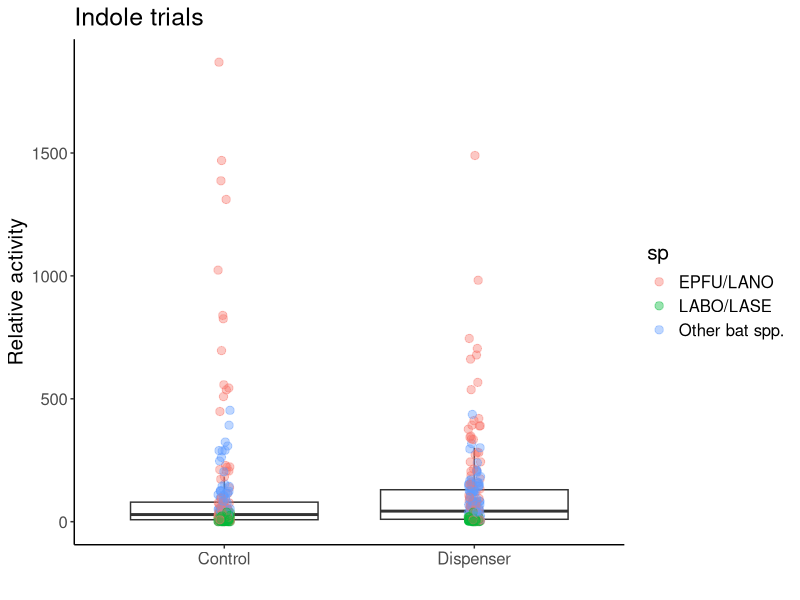
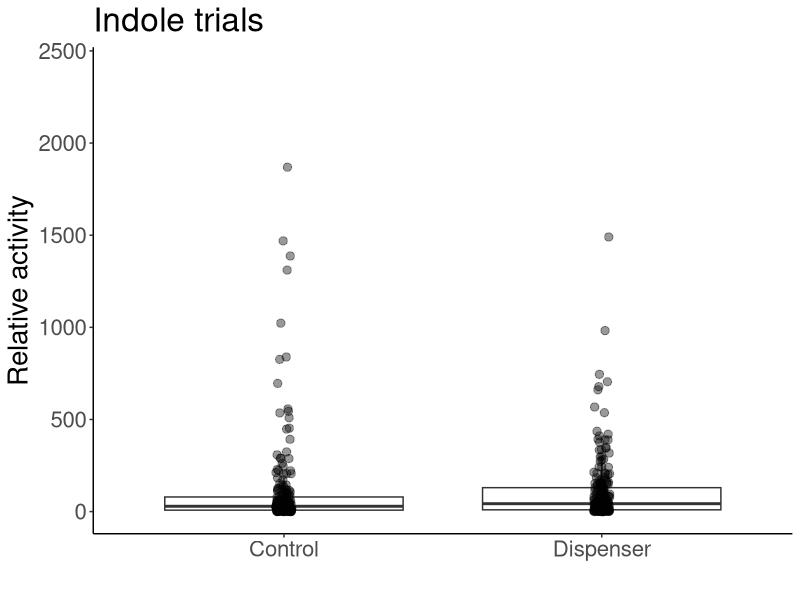
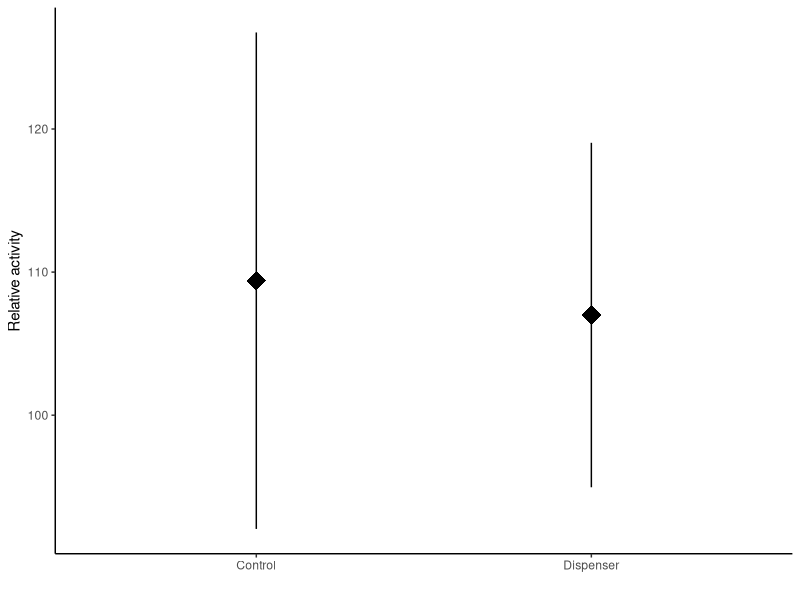
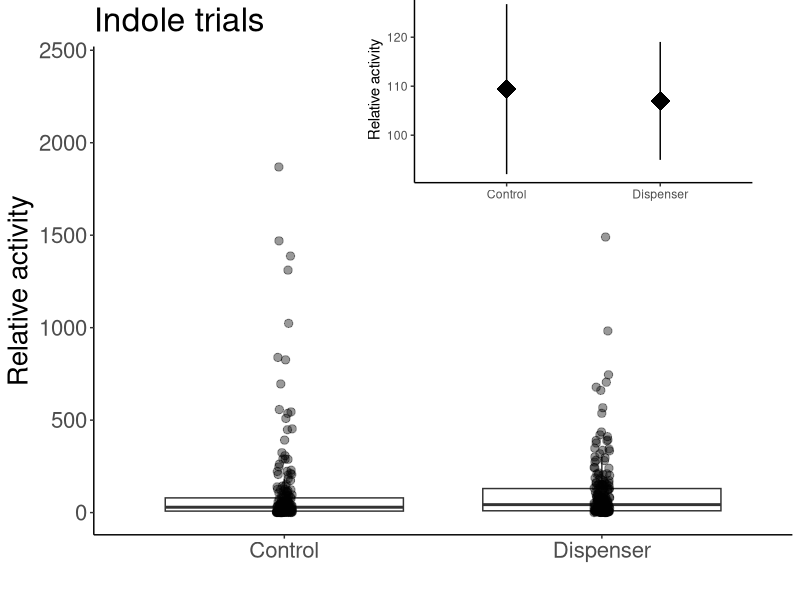
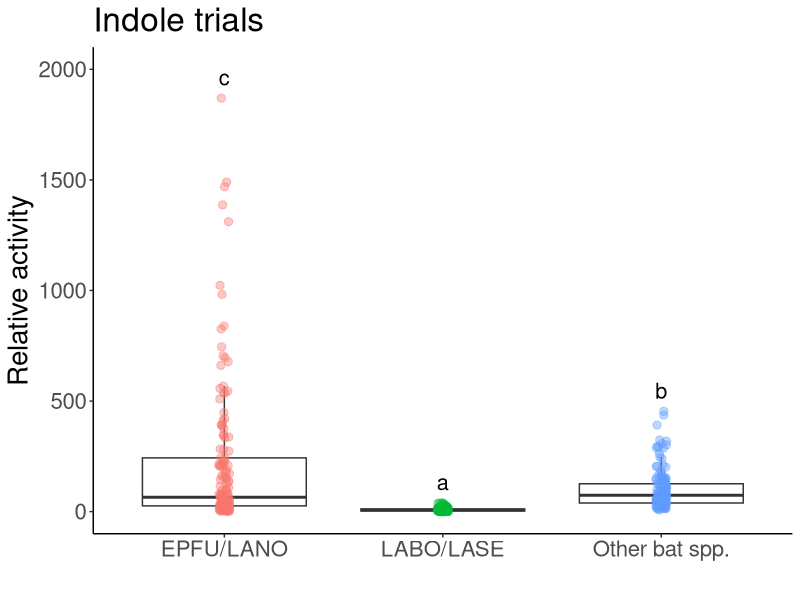
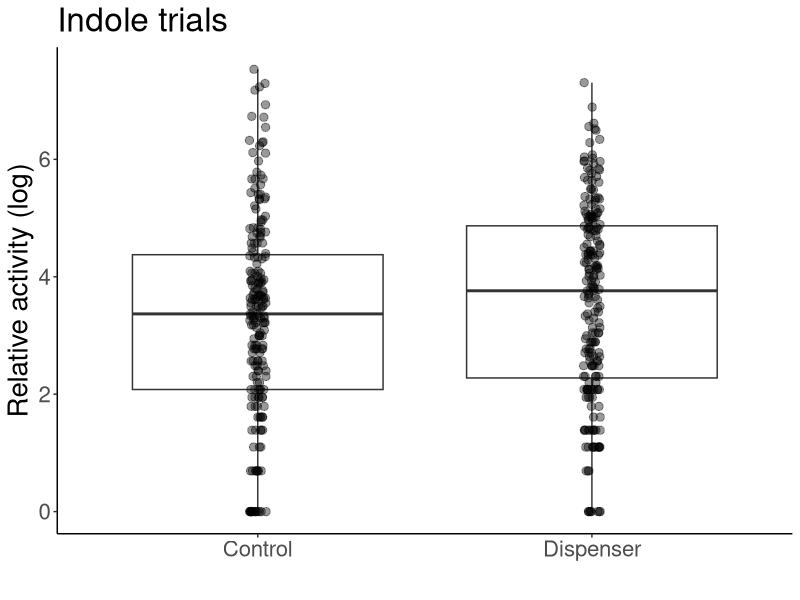
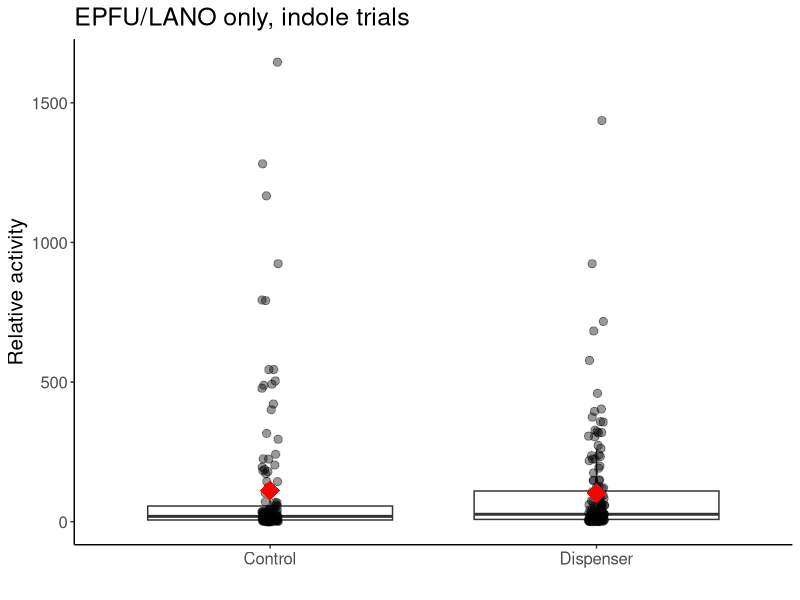
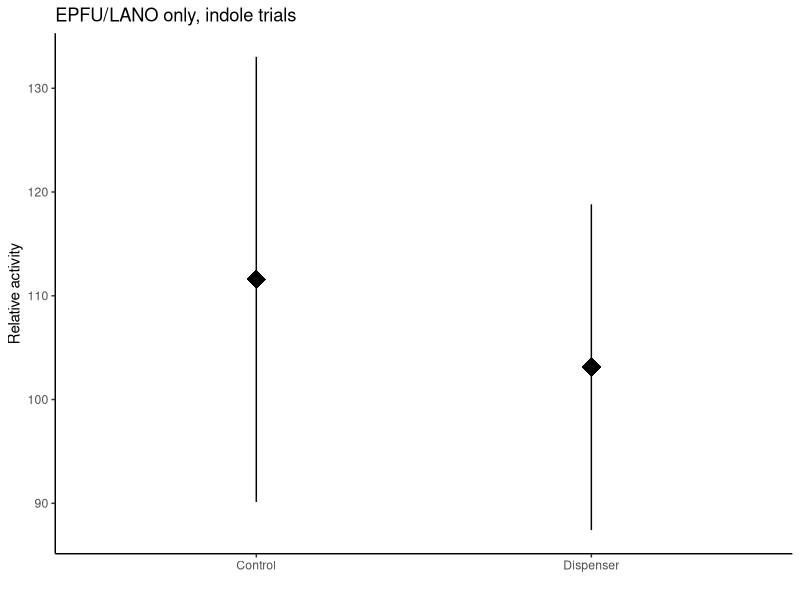

Reproduce these figures in R, in order.
#Load libraries
library(ggplot2)
library(lme4)
library(viridis)
library(car)
library(emmeans)
library(multcomp)
library(dplyr)
library(plyr)
library(tidyr)
library(cowplot)

# Indole data import and cleaning ------------------------------------------------

#SUMMARY DATA----
indole <- read.csv(file="Maynard_etal_indole_sum.csv",head=TRUE)
indole[, 3:11][is.na(indole[, 3:11])] <- 0

##Gathering data — compounds from col to rows
indole1<-indole %>% gather(sp, activity, EPTFUS:NOID)
indole1$sp<-as.factor(indole1$sp)
levels(indole1$sp)
indole1<-aggregate(activity ~ treatment + sp + jdate + site, dat=indole1, FUN=sum)

##GROUPING SPECIES----
{indole2<-indole1
indole2$sp=as.character(indole2$sp)
indole2$sp[indole2$sp=="EPTFUS"]="EPFU/LANO"
indole2$sp[indole2$sp=="LASNOC"]="EPFU/LANO"
indole2$sp[indole2$sp=="LASBOR"]="LABO/LASE"
indole2$sp[indole2$sp=="LASSEM"]="LABO/LASE"
indole2$sp[indole2$sp=="LASCIN"]="Other bat spp."
indole2$sp[indole2$sp=="MYOLUC"]="Other bat spp."
indole2$sp[indole2$sp=="PERSUB"]="Other bat spp."
indole2$sp[indole2$sp=="NOID"]="Other bat spp."
indole2$sp[indole2$sp=="NYCHUM"]="Other bat spp."
}

indole3<-aggregate(activity ~ treatment + sp + jdate + site, dat=indole2, FUN=sum)
indole3$log.act<-log(indole3$activity)
indole3$log.act[which(!is.finite(indole3$log.act))] <- 0

#indole3<-indole3[order(indole3$sp),]

test.i<-glmer(activity~treatment*sp+(1|jdate), dat = indole3,family=poisson)
summary(test.i)
shapiro.test(resid(test.i))#non-normal

#Test for overdispersion function
overdisp_fun <- function(model) {
	rdf <- df.residual(model)
	rp <- residuals(model,type="pearson")
	Pearson.chisq <- sum(rp^2)
	prat <- Pearson.chisq/rdf
	pval <- pchisq(Pearson.chisq, df=rdf, lower.tail=FALSE)
	c(chisq=Pearson.chisq,ratio=prat,rdf=rdf,p=pval)
}

overdisp_fun(test.i)#overdispersed

mod.i<-glmer.nb(activity~treatment*sp+(1|jdate), dat = indole3)
Anova(mod.i)
#treatment chi=1.2276 p=0.2679, sp chi=583.6039 p<0.0001, interaxn chi=0.6611 p=0.7185

#contrasts
i1<-emmeans(mod.i,pairwise~sp, type="response")
cld(i1$emmeans,  Letters ='abcde')
#LABO/LASE a, Other b, EPFU/LANO c

indole.tab <- ddply(indole3, c("sp"), summarise,
					N    = length(activity),
					mean = mean(activity),
					sd   = sd(activity),
					se   = sd / sqrt(N))
indole.tab
#(EPFU/LANO-Other)/other
(214.517730-101.0638)/101.0638
#1.12, EPFU/LANO were 114% more active than Other spp.

#(EPFU/LANO-LABO)/LABO
(214.517730-8.943262)/8.943262
#22.9865, EPFU/LANO were 1467% more active than LABO/LASE

indole.n <- ddply(indole3, c("site"), summarise,
					N    = length(activity),
					mean = mean(activity),
					sd   = sd(activity),
					se   = sd / sqrt(N))
indole.n

indole.tab.treat <- ddply(indole3, c("treatment"), summarise,
					N    = length(activity),
					mean = mean(activity),
					sd   = sd(activity),
					se   = sd / sqrt(N))
indole.tab.treat

#full plot, grouped by species
ggplot(data=indole3, aes(x=treatment, y=activity))+ 
	geom_boxplot(outlier.shape = NA)+
	geom_point(position=position_jitter(width = 0.025), alpha=0.4, size=2.5, aes(color=sp))+
	theme_classic()+
	labs(x=" ", y="Relative activity",
		 title = "Indole trials")+
	theme(text = element_text(size=15))

#full plot, with boxplots
indole.plot1<-ggplot(data=indole3, aes(x=treatment, y=activity))+ 
	geom_boxplot(outlier.shape = NA)+
	geom_point(position=position_jitter(width = 0.025), alpha=0.4, size=2.5)+
	theme_classic()+
	labs(x=" ", y="Relative activity",
		 title = "Indole trials")+
	theme(text = element_text(size=20))+
	scale_y_continuous(limits = c(0,2400))
indole.plot1

#small plot (means and SEs)
indole.small<-ggplot(data=indole3, aes(x=treatment, y=activity))+ 
	theme_classic()+
	labs(x=" ", y="Relative activity")+
	stat_summary(fun.data = "mean_se", size=1.5, shape="diamond")
indole.small

#plots with inlay
indole.with.inset <-
	ggdraw() +
	draw_plot(indole.plot1) +
	draw_plot(indole.small, x = 0.45, y = .62, width = .5, height = .4)
indole.with.inset

#save plot
ggsave(filename = "indole.png", 
	   plot = indole.with.inset,
	   width = 17, 
	   height = 12,
	   units = "cm",
	   dpi = 300)

#species plot
ggplot(data=indole3, aes(x=sp, y=activity))+ 
	geom_boxplot(outlier.shape = NA)+
	geom_point(position=position_jitter(width = 0.025), alpha=0.4, size=2.5, aes(color=sp))+
	theme_classic()+
	labs(x=" ", y="Relative activity", title="Indole trials")+
	theme(text = element_text(size=20), legend.position = "none")+
	stat_summary(geom = 'text', label = c("c","a","b"),
				 fun = max, vjust = -0.8, size=5.5)+
	scale_y_continuous(limits = c(0,2000))

#log-transformed full plot
indole.plot.log<-ggplot(data=indole3, aes(x=treatment, y=log.act))+ 
	geom_boxplot(outlier.shape = NA)+
	geom_point(position=position_jitter(width = 0.025), alpha=0.4, size=2.5)+
	theme_classic()+
	labs(x=" ", y="Relative activity (log)",
		 title = "Indole trials")+
	theme(text = element_text(size=20))
indole.plot.log

##INDOLE BIG BROWN ONLY----
brown.ind <- indole2[which(indole2$sp== 'EPFU/LANO'),]

test3.ind<-glmer(activity~treatment+(1|jdate), dat = brown.ind,family=poisson)
shapiro.test(resid(test3.ind))#normal
summary(test3.ind)#not normal

mod.brown.ind<-glmer.nb(activity~treatment+(1|jdate), dat = brown.ind)
Anova(mod.brown.ind)
#treatment p=0.38

ggplot(data=brown.ind, aes(x=treatment, y=activity))+ 
	geom_boxplot(outlier.shape = NA)+
	geom_point(position=position_jitter(width = 0.025), alpha=0.4, size=2.5)+
	stat_summary(fun.data = "mean_se", colour="red", size=1.5, shape="diamond")+
	theme_classic()+
	labs(x=" ", y="Relative activity",
		 title = "EPFU/LANO only, indole trials")+
	theme(text = element_text(size=15), legend.title = )+
	scale_color_viridis(discrete = T, option = "D")

ggplot(data=brown.ind, aes(x=treatment, y=activity))+ 
	theme_classic()+
	labs(x=" ", y="Relative activity",
		 title = "EPFU/LANO only, indole trials")+
	stat_summary(fun.data = "mean_se", size=1.5, shape="diamond")

##FARNESENE TRIALS----
# Farnesene data import and cleaning ------------------------------------------------

#SUMMARY DATA----
farn <- read.csv(file="Maynard_etal_farnesene_sum.csv",head=TRUE)
farn[, 3:11][is.na(farn[, 3:11])] <- 0

##Gathering data — compounds from col to rows
farn1<-farn %>% gather(sp, activity, EPTFUS:NOID)
farn1$sp<-as.factor(farn1$sp)
levels(farn1$sp)
farn1<-aggregate(activity ~ treatment + sp + jdate + site, dat=farn1, FUN=sum)

##GROUPING SPECIES----
{farn2<-farn1
farn2$sp=as.character(farn2$sp)
farn2$sp[farn2$sp=="EPTFUS"]="EPFU/LANO"
farn2$sp[farn2$sp=="LASNOC"]="EPFU/LANO"
farn2$sp[farn2$sp=="LASBOR"]="LABO/LASE"
farn2$sp[farn2$sp=="LASSEM"]="LABO/LASE"
farn2$sp[farn2$sp=="LASCIN"]="Other bat spp."
farn2$sp[farn2$sp=="MYOLUC"]="Other bat spp."
farn2$sp[farn2$sp=="PERSUB"]="Other bat spp."
farn2$sp[farn2$sp=="NOID"]="Other bat spp."
farn2$sp[farn2$sp=="NYCHUM"]="Other bat spp."
}

farn3<-aggregate(activity ~ treatment + sp + jdate + site, dat=farn2, FUN=sum)
farn3$log.act<-log(farn3$activity)
farn3$log.act[which(!is.finite(farn3$log.act))] <- 0

test.f<-glmer(activity~treatment*sp+(1|jdate), dat = farn3,family=poisson)
summary(test.f)
shapiro.test(resid(test.f))#non-normal, overdispersed

overdisp_fun(test.f)#overdispersed

mod.f<-glmer.nb(activity~treatment*sp+(1|jdate), dat = farn3)
Anova(mod.f)
#treatment chi=2.0996 p=0.1473, sp chi=87.0666 p<2e-16, interaxn chi=2.6110  p=0.2710

#contrasts
f1<-emmeans(mod.f,pairwise~sp, type="response")
cld(f1$emmeans,  Letters ='abcde')
#LABO=A, EPFU=B, Other=C


farn.tab <- ddply(farn3, c("sp"), summarise,
					N    = length(activity),
					mean = mean(activity),
					sd   = sd(activity),
					se   = sd / sqrt(N))
farn.tab
#(Other-EPFU/LANO)/EPFU/LANO
(152.81250-122.0750)/122.0750
#.25

#(Other-LABO)/LABO
(152.81250-26.4625)/26.4625
#4.77

farn.n <- ddply(farn3, c("site"), summarise,
				  N    = length(activity),
				  mean = mean(activity),
				  sd   = sd(activity),
				  se   = sd / sqrt(N))
farn.n

#main graph (boxplots w/ data points)
farn.plot1<-ggplot(data=farn3, aes(x=treatment, y=activity))+ 
	geom_boxplot(outlier.shape = NA)+
	geom_point(position=position_jitter(width = 0.025), alpha=0.4, size=2.5)+
	theme_classic()+
	labs(x=" ", y="Relative activity",
		 title = "Farnesene")+
	theme(text = element_text(size=20))+
	scale_y_continuous(limits = c(0,1500))
farn.plot1

#small graph (means and SEs)
farn.small<-ggplot(data=farn3, aes(x=treatment, y=activity))+ 
	theme_classic()+
	labs(x=" ", y="Relative activity")+
	stat_summary(fun.data = "mean_se", size=1.5, shape="diamond")
farn.small

#plot with inlay
farn.with.inset <-
	ggdraw() +
	draw_plot(farn.plot1) +
	draw_plot(farn.small, x = 0.45, y = .6, width = .5, height = .4)
farn.with.inset

#save plot
ggsave(filename = "farnesene.png", 
	   plot = farn.with.inset,
	   width = 17, 
	   height = 12,
	   units = "cm",
	   dpi = 300)

#species plot
ggplot(data=farn3, aes(x=sp, y=activity))+ 
	geom_boxplot(outlier.shape = NA)+
	geom_point(position=position_jitter(width = 0.025), alpha=0.4, size=2.5, aes(color=sp))+
	theme_classic()+
	labs(x=" ", y="Relative activity", title="Farnesene trials")+
	theme(text = element_text(size=20), legend.position = "none")+
	stat_summary(geom = 'text', label = c("b","a","c"),
				 fun = max, vjust = -0.8, size=5.5)+
	scale_y_continuous(limits = c(0,1400))

#log-transformed plot, main graph
farn.plot.log<-ggplot(data=farn3, aes(x=treatment, y=log.act))+ 
	geom_boxplot(outlier.shape = NA)+
	geom_point(position=position_jitter(width = 0.025), alpha=0.4, size=2.5)+
	theme_classic()+
	labs(x=" ", y="Relative activity (log)",
		 title = "Farnesene")+
	theme(text = element_text(size=20))
farn.plot.log

##farn BIG BROWN ONLY----
brown.farn <- farn2[which(farn2$sp== 'EPFU/LANO'),]

test3.farn<-glmer(activity~treatment+(1|jdate), dat = brown.farn,family=poisson)
shapiro.test(resid(test3.farn))#normal
summary(test3.farn)#not normal

mod.brown.farn<-glmer.nb(activity~treatment+(1|jdate), dat = brown.farn)
Anova(mod.brown.farn)
#treatment p=0.17

ggplot(data=brown.farn, aes(x=treatment, y=activity))+ 
	geom_boxplot(outlier.shape = NA)+
	geom_point(position=position_jitter(width = 0.025), alpha=0.4, size=2.5)+
	stat_summary(fun.data = "mean_se", colour="red", size=1.5, shape="diamond")+
	theme_classic()+
	labs(x=" ", y="Relative activity",
		 title = "EPFU/LANO only, Farnesene trials")+
	theme(text = element_text(size=15), legend.title = )+
	scale_color_viridis(discrete = T, option = "D")

ggplot(data=brown.farn, aes(x=treatment, y=activity))+ 
	theme_classic()+
	labs(x=" ", y="Relative activity",
		 title = "EPFU/LANO only, Farnesene trials")+
	stat_summary(fun.data = "mean_se", size=1.5, shape="diamond")
